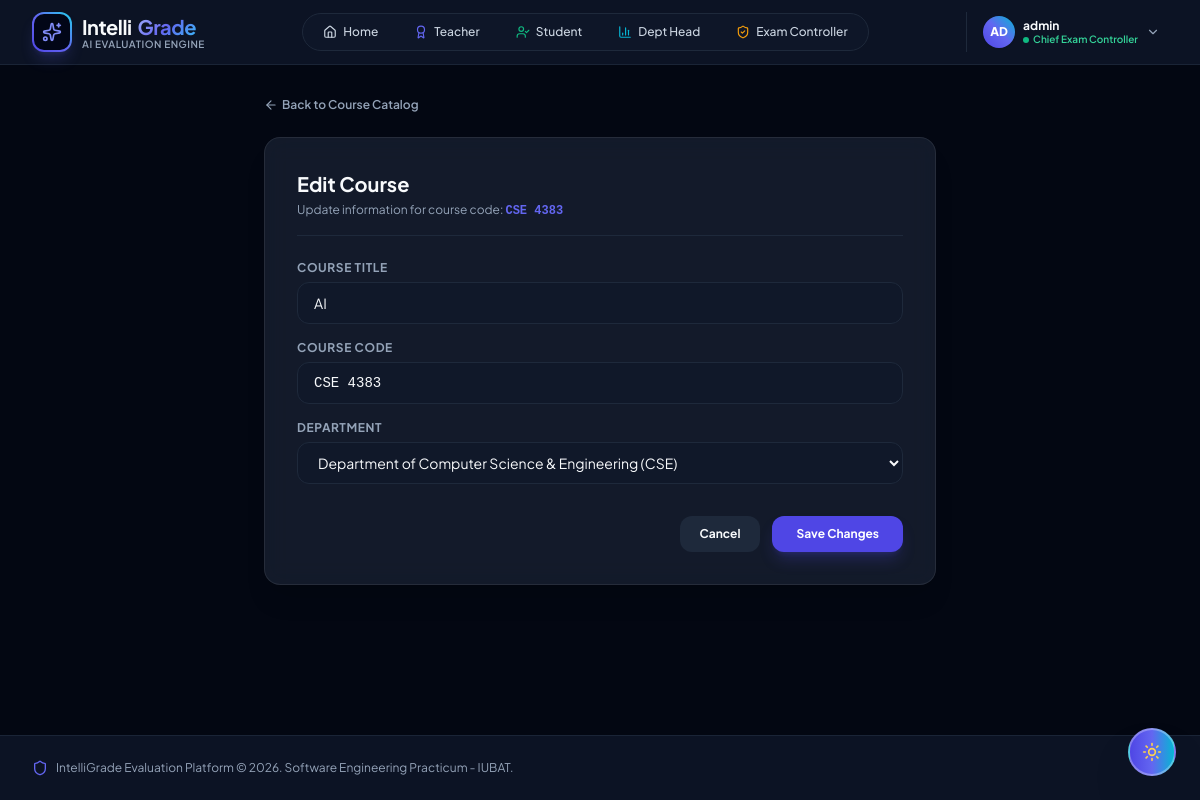
Page /controller/edit-course/1/ (signed in) on the committed database.
### core/models.py (models this page shows, shortened)
class Course(models.Model):
    code = models.CharField(max_length=20, unique=True)
    title = models.CharField(max_length=200)
    department = models.ForeignKey(Department, on_delete=models.CASCADE, related_name='courses')
    instructors = models.ManyToManyField(User, related_name='assigned_courses', blank=True)
    created_at = models.DateTimeField(auto_now_add=True)

class Department(models.Model):
    name = models.CharField(max_length=150, unique=True)
    code = models.CharField(max_length=30, unique=True)
    school = models.ForeignKey(School, on_delete=models.SET_NULL, null=True, blank=True, related_name='departments')
    college = models.ForeignKey(College, on_delete=models.SET_NULL, null=True, blank=True, related_name='departments')
    is_active = models.BooleanField(default=True)
    created_at = models.DateTimeField(auto_now_add=True)

### core/views.py (the view, shortened to what this page needs)
# urls.py: path('controller/edit-course/<int:course_id>/', views.edit_course, name='edit_course'),
def edit_course(request, course_id):
    if not request.user.is_authenticated or not (request.user.is_superuser or (hasattr(request.user, 'profile') and request.user.profile.role == Profile.Role.ADMIN)):
        messages.error(request, "Access Denied.")
        return redirect('landing_page')
    course = get_object_or_404(Course, id=course_id)
    departments = Department.objects.filter(is_active=True)
    return render(request, 'core/edit_course.html', {'course': course, 'departments': departments})

### core/templates/core/edit_course.html (shortened to what this page needs)
{% extends 'base.html' %}
{% block content %}
<div class="max-w-2xl mx-auto space-y-6">
    <div class="flex items-center gap-2">
        <a href="{% url 'courses_list' %}" class="text-xs font-semibold theme-text-muted hover:theme-text-primary transition-colors flex items-center gap-1">
            <i data-lucide="arrow-left" class="w-3.5 h-3.5"></i> Back to Course Catalog
        </a>
    </div>
    <div class="glass-card p-8 rounded-2xl space-y-6 shadow-xl">
        <div class="border-b border-slate-200 dark:border-slate-800 pb-4">
            <h1 class="text-xl font-bold theme-text-primary">Edit Course</h1>
            <p class="theme-text-muted text-xs mt-1">Update information for course code: <span class="font-mono text-indigo-500 font-bold">{{ course.code }}</span></p>
        </div>
        <form method="POST" class="space-y-4">
            <div>
                <label class="block text-xs font-bold uppercase tracking-wider theme-text-muted mb-1.5">Course Title</label>
                <input type="text" name="title" value="{{ course.title }}" required class="w-full px-4 py-2.5 rounded-xl bg-slate-100/50 dark:bg-slate-900/50 border border-slate-200 dark:border-slate-800 text-sm theme-text-primary focus:outline-none focus:border-brand-500">
            </div>
            <div>
                <label class="block text-xs font-bold uppercase tracking-wider theme-text-muted mb-1.5">Course Code</label>
                <input type="text" name="code" value="{{ course.code }}" required class="w-full px-4 py-2.5 rounded-xl bg-slate-100/50 dark:bg-slate-900/50 border border-slate-200 dark:border-slate-800 text-sm theme-text-primary focus:outline-none focus:border-brand-500 font-mono">
            </div>
            <div>
                <label class="block text-xs font-bold uppercase tracking-wider theme-text-muted mb-1.5">Department</label>
                <select name="department" required class="w-full px-4 py-2.5 rounded-xl bg-slate-100/50 dark:bg-slate-900/50 border border-slate-200 dark:border-slate-800 text-sm theme-text-primary focus:outline-none focus:border-brand-500">
                    {% for dept in departments %}
                    <option value="{{ dept.code }}" {% if course.department and course.department.code == dept.code %}selected{% endif %}>{{ dept.name }} ({{ dept.code }})</option>
                    {% endfor %}
                </select>
            </div>
            <div class="pt-4 flex items-center justify-end gap-3">
                <a href="{% url 'courses_list' %}" class="px-5 py-2.5 bg-slate-200 dark:bg-slate-800 hover:bg-slate-300 dark:hover:bg-slate-700 theme-text-primary text-xs font-bold rounded-xl transition-all">Cancel</a>
                <button type="submit" class="px-6 py-2.5 bg-indigo-600 hover:bg-indigo-500 text-white text-xs font-bold rounded-xl shadow-lg shadow-indigo-600/25 transition-all">Save Changes</button>
            </div>
        </form>
    </div>
</div>
{% endblock %}

### templates/base.html (shortened to what this page needs)
{% load static %}
<!DOCTYPE html>
<html lang="en" class="h-full font-sans antialiased dark">
<head>
    <script src="https://cdn.tailwindcss.com"></script>
</head>
<body class="h-full flex flex-col selection:bg-brand-500 selection:text-white">
    <header class="sticky top-0 z-40 glass-panel border-b border-slate-200 dark:border-slate-800/80">
        <div class="max-w-7xl mx-auto px-4 sm:px-6 lg:px-8">
            <div class="flex items-center justify-between h-16">
                <div class="flex items-center gap-3">
                    <a href="{% url 'landing_page' %}" class="flex items-center gap-2.5 group">
                        <div class="w-10 h-10 rounded-xl bg-gradient-to-tr from-brand-600 via-brand-500 to-cyan-400 p-0.5 shadow-lg shadow-brand-500/20 group-hover:scale-105 transition-transform duration-200">
                            <div class="w-full h-full bg-slate-950 rounded-[10px] flex items-center justify-center">
                                <i data-lucide="sparkles" class="w-5 h-5 text-brand-400"></i>
                            </div>
                        </div>
                        <div>
                            <span class="text-xl font-bold tracking-tight theme-text-primary flex items-center gap-1.5">
                                Intelli<span class="gradient-text">Grade</span>
                            </span>
                            <span class="text-[10px] tracking-wider uppercase font-semibold theme-text-muted block -mt-1">AI Evaluation Engine</span>
                        </div>
                    </a>
                </div>
                <nav class="hidden md:flex items-center gap-1 p-1 rounded-full border border-slate-200 dark:border-slate-800 bg-slate-100/80 dark:bg-slate-900/80">
                    <a href="{% url 'landing_page' %}" class="px-4 py-1.5 text-xs font-medium rounded-full theme-text-secondary hover:text-brand-600 dark:hover:text-white hover:bg-slate-200 dark:hover:bg-slate-800 transition-colors flex items-center gap-1.5">
                        <i data-lucide="home" class="w-3.5 h-3.5"></i> Home
                    </a>
                    <a href="{% url 'teacher_login' %}" class="px-4 py-1.5 text-xs font-medium rounded-full theme-text-secondary hover:text-brand-600 dark:hover:text-white hover:bg-slate-200 dark:hover:bg-slate-800 transition-colors flex items-center gap-1.5">
                        <i data-lucide="award" class="w-3.5 h-3.5 text-brand-500"></i> Teacher
                    </a>
                    <a href="{% url 'student_login' %}" class="px-4 py-1.5 text-xs font-medium rounded-full theme-text-secondary hover:text-brand-600 dark:hover:text-white hover:bg-slate-200 dark:hover:bg-slate-800 transition-colors flex items-center gap-1.5">
                        <i data-lucide="user-check" class="w-3.5 h-3.5 text-emerald-500"></i> Student
                    </a>
                    <a href="{% url 'dept_head_login' %}" class="px-4 py-1.5 text-xs font-medium rounded-full theme-text-secondary hover:text-brand-600 dark:hover:text-white hover:bg-slate-200 dark:hover:bg-slate-800 transition-colors flex items-center gap-1.5">
                        <i data-lucide="bar-chart-3" class="w-3.5 h-3.5 text-cyan-500"></i> Dept Head
                    </a>
                    <a href="{% url 'exam_controller_login' %}" class="px-4 py-1.5 text-xs font-medium rounded-full theme-text-secondary hover:text-brand-600 dark:hover:text-white hover:bg-slate-200 dark:hover:bg-slate-800 transition-colors flex items-center gap-1.5">
                        <i data-lucide="shield-check" class="w-3.5 h-3.5 text-amber-500"></i> Exam Controller
                    </a>
                </nav>
                <div class="flex items-center gap-3">
                    {% if request.user.is_authenticated %}
                    <div class="relative group pl-2 border-l border-slate-300 dark:border-slate-800">
                        <button type="button" class="flex items-center gap-2 px-2 py-1 rounded-xl hover:bg-slate-200 dark:hover:bg-slate-800 transition-colors">
                            <div class="w-8 h-8 rounded-full bg-gradient-to-tr from-brand-600 via-brand-500 to-cyan-500 text-white flex items-center justify-center text-xs font-extrabold shadow-sm">
                                {{ request.user.username|slice:":2"|upper }}
                            </div>
                            <div class="hidden md:block text-left">
                                <span class="block text-xs font-bold theme-text-primary leading-tight">{{ request.user.get_full_name|default:request.user.username }}</span>
                                <span class="block text-[10px] text-emerald-500 dark:text-emerald-400 font-semibold leading-tight flex items-center gap-1">
                                    <span class="w-1.5 h-1.5 rounded-full bg-emerald-500 animate-pulse"></span>
                                    {% if request.user.is_superuser or request.user.profile.role == 'ADMIN' %}
                                        Chief Exam Controller
                                    {% elif request.user.profile.role == 'STUDENT' %}
                                        Enrolled Student
                                    {% elif request.user.profile.role == 'DEPT_HEAD' %}
                                        Department Head
                                    {% else %}
                                        Faculty / Examiner
                                    {% endif %}
                                </span>
                            </div>
                            <i data-lucide="chevron-down" class="w-3.5 h-3.5 theme-text-muted group-hover:rotate-180 transition-transform"></i>
                        </button>
                    </div>
                    {% endif %}
                </div>
            </div>
        </div>
    </header>
    <main class="flex-1 max-w-7xl w-full mx-auto px-4 sm:px-6 lg:px-8 py-8">
        {% block content %}{% endblock %}
    </main>
    <footer class="mt-auto border-t border-slate-200 dark:border-slate-800/80 glass-panel py-6 text-xs theme-text-muted">
        <div class="max-w-7xl mx-auto px-4 sm:px-6 lg:px-8 flex flex-col sm:flex-row items-center justify-between gap-4">
            <div class="flex items-center gap-2">
                <i data-lucide="shield" class="w-4 h-4 text-brand-500"></i>
                <span>IntelliGrade Evaluation Platform &copy; 2026. Software Engineering Practicum - IUBAT.</span>
            </div>
        </div>
    </footer>
    <button id="themeToggleBtn" onclick="toggleTheme()" type="button" title="Switch Theme (Dark / Light)" class="fixed bottom-6 right-6 z-50 w-12 h-12 rounded-full bg-gradient-to-r from-brand-600 via-brand-500 to-cyan-500 hover:from-brand-500 hover:to-cyan-400 text-white shadow-2xl theme-wave-btn flex items-center justify-center transition-all duration-300 hover:scale-110 active:scale-95 border-2 border-white/30 focus:outline-none">
        <span id="themeBtnIcon">
        </span>
    </button>
</body>
</html>

### templates/base.html (style rules this page uses)
:root { --bg-main: #f8fafc; --bg-panel: rgba(255, 255, 255, 0.85); --bg-card: rgba(255, 255, 255, 0.95); --border-card: rgba(226, 232, 240, 0.9); --border-hover: rgba(99, 102, 241, 0.4); --text-primary: #0f172a; --text-secondary: #475569; --text-muted: #64748b; --bg-nav-pill: rgba(241, 245, 249, 0.9); --border-nav-pill: #e2e8f0; --bg-table-head: #f1f5f9; --bg-table-row: #ffffff; --bg-input: #ffffff; --border-input: #cbd5e1; --shadow-card: 0 10px 30px -5px rgba(0, 0, 0, 0.05), 0 0 10px rgba(0,0,0,0.02); }
html.dark { --bg-main: #030712; --bg-panel: rgba(15, 23, 42, 0.8); --bg-card: rgba(30, 41, 59, 0.6); --border-card: rgba(255, 255, 255, 0.08); --border-hover: rgba(99, 102, 241, 0.4); --text-primary: #f8fafc; --text-secondary: #cbd5e1; --text-muted: #94a3b8; --bg-nav-pill: rgba(15, 23, 42, 0.8); --border-nav-pill: rgba(51, 65, 85, 0.8); --bg-table-head: rgba(15, 23, 42, 0.9); --bg-table-row: rgba(30, 41, 59, 0.4); --bg-input: #0f172a; --border-input: #334155; --shadow-card: 0 10px 30px -5px rgba(0, 0, 0, 0.3), 0 0 20px rgba(99, 102, 241, 0.05); }
body { font-family: 'Plus Jakarta Sans', sans-serif; background-color: var(--bg-main); color: var(--text-primary); transition: background-color 0.3s cubic-bezier(0.4, 0, 0.2, 1), color 0.3s cubic-bezier(0.4, 0, 0.2, 1); }
.font-mono { font-family: 'JetBrains Mono', monospace; }
.glass-panel { background: var(--bg-panel); backdrop-filter: blur(16px); border-color: var(--border-card); transition: all 0.3s ease; }
.glass-card { background: var(--bg-card); backdrop-filter: blur(12px); border: 1px solid var(--border-card); box-shadow: var(--shadow-card); transition: all 0.25s cubic-bezier(0.4, 0, 0.2, 1); }
.theme-text-primary { color: var(--text-primary) !important; }
.theme-text-secondary { color: var(--text-secondary) !important; }
.theme-text-muted { color: var(--text-muted) !important; }
.gradient-text { background: linear-gradient(135deg, #a5b4fc 0%, #6366f1 50%, #38bdf8 100%); -webkit-background-clip: text; -webkit-text-fill-color: transparent; }
.theme-wave-btn { animation: themeWave 3s infinite; }

### rows in the picture
Course: code "CSE 4383", title "AI", department "Department of Computer Science & Engineering (CSE)"

### other values in the picture
{{ request.user.username|slice:":2"|upper }} "AD"
{{ request.user.get_full_name|default:request.user.username }} "admin"
